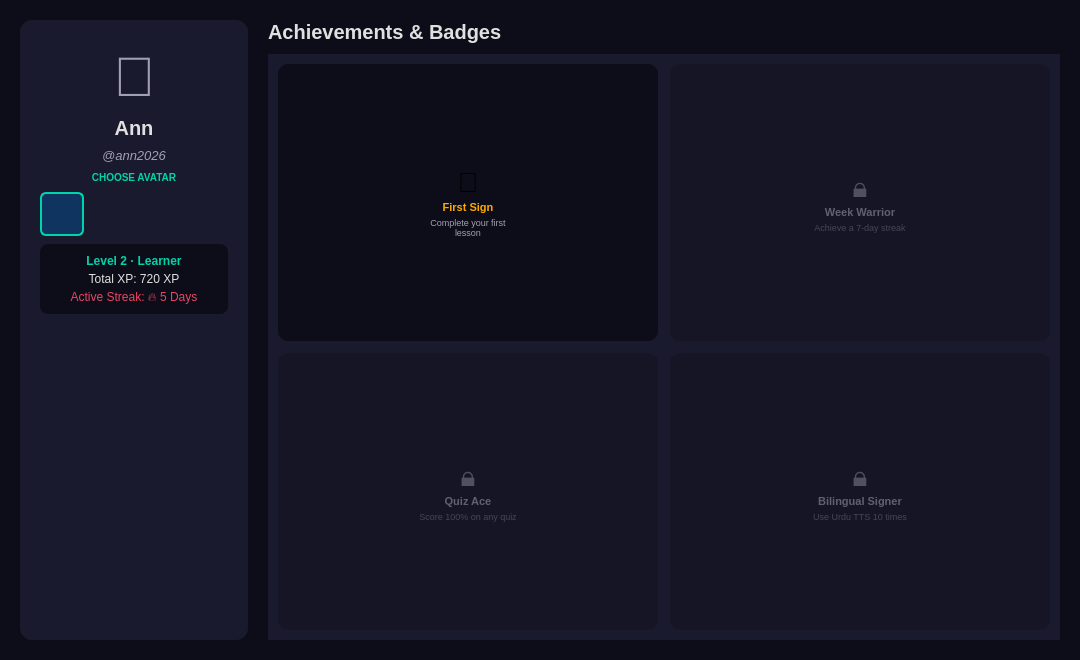
<?xml version='1.0' encoding='utf-8'?>
<ui version="4.0">
 <class>ProfileScreen</class>
 <widget class="QWidget" name="pageProfile">
  <property name="geometry">
   <rect>
    <x>0</x>
    <y>0</y>
    <width>1080</width>
    <height>660</height>
   </rect>
  </property>
  <property name="styleSheet">
   <string>QWidget { background-color: #0d0d1a; }</string>
  </property>
  <layout class="QHBoxLayout" name="profileMainLayout">
   <property name="leftMargin">
    <number>20</number>
   </property>
   <property name="topMargin">
    <number>20</number>
   </property>
   <property name="rightMargin">
    <number>20</number>
   </property>
   <property name="bottomMargin">
    <number>20</number>
   </property>
   <property name="spacing">
    <number>20</number>
   </property>
   <item>
    <widget class="QFrame" name="profileLeftPanel">
     <property name="maximumWidth">
      <number>280</number>
     </property>
     <property name="minimumWidth">
      <number>240</number>
     </property>
     <property name="styleSheet">
      <string>QFrame { background-color: #1a1a2e; border-radius: 12px; }</string>
     </property>
     <layout class="QVBoxLayout" name="profileLeftLayout">
      <property name="leftMargin">
       <number>20</number>
      </property>
      <property name="topMargin">
       <number>25</number>
      </property>
      <property name="rightMargin">
       <number>20</number>
      </property>
      <property name="bottomMargin">
       <number>20</number>
      </property>
      <property name="spacing">
       <number>8</number>
      </property>
      <property name="alignment">
       <set>Qt::AlignTop|Qt::AlignHCenter</set>
      </property>
      <item>
       <widget class="QLabel" name="profileAvatarLabel">
        <property name="text">
         <string>👤</string>
        </property>
        <property name="alignment">
         <set>Qt::AlignCenter</set>
        </property>
        <property name="styleSheet">
         <string>QLabel { color: #a0a0b0; font-size: 56px; background: transparent; }</string>
        </property>
       </widget>
      </item>
      <item>
       <widget class="QLabel" name="profileDisplayNameLabel">
        <property name="text">
         <string>Ann</string>
        </property>
        <property name="alignment">
         <set>Qt::AlignCenter</set>
        </property>
        <property name="styleSheet">
         <string>QLabel { color: #e0e0e0; font-size: 20px; font-weight: bold; background: transparent; }</string>
        </property>
       </widget>
      </item>
      <item>
       <widget class="QLabel" name="profileUsernameLabel">
        <property name="text">
         <string>@ann2026</string>
        </property>
        <property name="alignment">
         <set>Qt::AlignCenter</set>
        </property>
        <property name="styleSheet">
         <string>QLabel { color: #a0a0b0; font-size: 13px; font-style: italic; background: transparent; }</string>
        </property>
       </widget>
      </item>
      <item>
       <widget class="QLabel" name="profileChooseAvatarLabel">
        <property name="text">
         <string>CHOOSE AVATAR</string>
        </property>
        <property name="alignment">
         <set>Qt::AlignCenter</set>
        </property>
        <property name="styleSheet">
         <string>QLabel { color: #00d4aa; font-size: 10px; font-weight: bold; background: transparent; }</string>
        </property>
       </widget>
      </item>
      <item>
       <layout class="QHBoxLayout" name="profileAvatarSelectorRow">
        <property name="alignment">
         <set>Qt::AlignCenter</set>
        </property>
        <property name="spacing">
         <number>4</number>
        </property>
        <item>
         <widget class="QPushButton" name="profileAv1Btn">
          <property name="text">
           <string></string>
          </property>
          <property name="minimumSize">
           <size>
            <width>44</width>
            <height>44</height>
           </size>
          </property>
          <property name="maximumSize">
           <size>
            <width>44</width>
            <height>44</height>
           </size>
          </property>
          <property name="styleSheet">
           <string>QPushButton { background-color: #0f3460; border: 2px solid #00d4aa; border-radius: 6px; color: #e0e0e0; }</string>
          </property>
         </widget>
        </item>
        <item>
         <widget class="QPushButton" name="profileAv2Btn">
          <property name="text">
           <string></string>
          </property>
          <property name="minimumSize">
           <size>
            <width>44</width>
            <height>44</height>
           </size>
          </property>
          <property name="maximumSize">
           <size>
            <width>44</width>
            <height>44</height>
           </size>
          </property>
          <property name="styleSheet">
           <string>QPushButton { background-color: transparent; border: 2px solid transparent; border-radius: 6px; color: #e0e0e0; } QPushButton:hover { background-color: #0f3460; }</string>
          </property>
         </widget>
        </item>
        <item>
         <widget class="QPushButton" name="profileAv3Btn">
          <property name="text">
           <string></string>
          </property>
          <property name="minimumSize">
           <size>
            <width>44</width>
            <height>44</height>
           </size>
          </property>
          <property name="maximumSize">
           <size>
            <width>44</width>
            <height>44</height>
           </size>
          </property>
          <property name="styleSheet">
           <string>QPushButton { background-color: transparent; border: 2px solid transparent; border-radius: 6px; color: #e0e0e0; } QPushButton:hover { background-color: #0f3460; }</string>
          </property>
         </widget>
        </item>
        <item>
         <widget class="QPushButton" name="profileAv4Btn">
          <property name="text">
           <string></string>
          </property>
          <property name="minimumSize">
           <size>
            <width>44</width>
            <height>44</height>
           </size>
          </property>
          <property name="maximumSize">
           <size>
            <width>44</width>
            <height>44</height>
           </size>
          </property>
          <property name="styleSheet">
           <string>QPushButton { background-color: transparent; border: 2px solid transparent; border-radius: 6px; color: #e0e0e0; } QPushButton:hover { background-color: #0f3460; }</string>
          </property>
         </widget>
        </item>
       </layout>
      </item>
      <item>
       <widget class="QFrame" name="profileStatsBox">
        <property name="styleSheet">
         <string>QFrame { background-color: #0d0d1a; border-radius: 8px; }</string>
        </property>
        <layout class="QVBoxLayout">
         <property name="leftMargin">
          <number>15</number>
         </property>
         <property name="topMargin">
          <number>10</number>
         </property>
         <property name="rightMargin">
          <number>15</number>
         </property>
         <property name="bottomMargin">
          <number>10</number>
         </property>
         <property name="spacing">
          <number>4</number>
         </property>
         <item>
          <widget class="QLabel" name="profileLevelLabel">
           <property name="text">
            <string>Level 2 · Learner</string>
           </property>
           <property name="alignment">
            <set>Qt::AlignCenter</set>
           </property>
           <property name="styleSheet">
            <string>QLabel { color: #00d4aa; font-size: 12px; font-weight: bold; background: transparent; }</string>
           </property>
          </widget>
         </item>
         <item>
          <widget class="QLabel" name="profileXpLabel">
           <property name="text">
            <string>Total XP: 720 XP</string>
           </property>
           <property name="alignment">
            <set>Qt::AlignCenter</set>
           </property>
           <property name="styleSheet">
            <string>QLabel { color: #e0e0e0; font-size: 12px; background: transparent; }</string>
           </property>
          </widget>
         </item>
         <item>
          <widget class="QLabel" name="profileStreakLabel">
           <property name="text">
            <string>Active Streak: 🔥 5 Days</string>
           </property>
           <property name="alignment">
            <set>Qt::AlignCenter</set>
           </property>
           <property name="styleSheet">
            <string>QLabel { color: #e94560; font-size: 12px; background: transparent; }</string>
           </property>
          </widget>
         </item>
        </layout>
       </widget>
      </item>
      <item>
       <spacer>
        <property name="orientation">
         <enum>Qt::Vertical</enum>
        </property>
        <property name="sizeHint" stdset="0">
         <size>
          <width>20</width>
          <height>20</height>
         </size>
        </property>
       </spacer>
      </item>
     </layout>
    </widget>
   </item>
   <item>
    <layout class="QVBoxLayout" name="profileRightLayout">
     <property name="spacing">
      <number>10</number>
     </property>
     <item>
      <widget class="QLabel" name="profileBadgesTitleLabel">
       <property name="text">
        <string>Achievements &amp; Badges</string>
       </property>
       <property name="styleSheet">
        <string>QLabel { color: #e0e0e0; font-size: 20px; font-weight: bold; }</string>
       </property>
      </widget>
     </item>
     <item>
      <widget class="QScrollArea" name="profileBadgesScrollArea">
       <property name="widgetResizable">
        <bool>true</bool>
       </property>
       <property name="styleSheet">
        <string>QScrollArea { background-color: #1a1a2e; border-radius: 12px; border: none; } QScrollBar:vertical { background: #0d0d1a; width: 8px; border-radius: 4px; } QScrollBar::handle:vertical { background: #0f3460; border-radius: 4px; }</string>
       </property>
       <widget class="QWidget" name="profileBadgesContents">
        <property name="styleSheet">
         <string>QWidget { background-color: #1a1a2e; }</string>
        </property>
        <layout class="QGridLayout" name="profileBadgesGrid">
         <property name="leftMargin">
          <number>10</number>
         </property>
         <property name="topMargin">
          <number>10</number>
         </property>
         <property name="rightMargin">
          <number>10</number>
         </property>
         <property name="bottomMargin">
          <number>10</number>
         </property>
         <property name="spacing">
          <number>12</number>
         </property>
         <item row="0" column="0">
          <widget class="QFrame" name="profileBadgeCard1">
           <property name="minimumHeight">
            <number>130</number>
           </property>
           <property name="maximumHeight">
            <number>130</number>
           </property>
           <property name="styleSheet">
            <string>QFrame { background-color: #0d0d1a; border-radius: 10px; }</string>
           </property>
           <layout class="QVBoxLayout">
            <property name="alignment">
             <set>Qt::AlignCenter</set>
            </property>
            <property name="spacing">
             <number>3</number>
            </property>
            <property name="leftMargin">
             <number>8</number>
            </property>
            <property name="topMargin">
             <number>8</number>
            </property>
            <property name="rightMargin">
             <number>8</number>
            </property>
            <property name="bottomMargin">
             <number>8</number>
            </property>
            <item>
             <widget class="QLabel" name="profileBadge1Icon">
              <property name="text">
               <string>👋</string>
              </property>
              <property name="alignment">
               <set>Qt::AlignCenter</set>
              </property>
              <property name="styleSheet">
               <string>QLabel { font-size: 28px; background: transparent; }</string>
              </property>
             </widget>
            </item>
            <item>
             <widget class="QLabel" name="profileBadge1Name">
              <property name="text">
               <string>First Sign</string>
              </property>
              <property name="alignment">
               <set>Qt::AlignCenter</set>
              </property>
              <property name="styleSheet">
               <string>QLabel { color: #ffaa00; font-size: 11px; font-weight: bold; background: transparent; }</string>
              </property>
             </widget>
            </item>
            <item>
             <widget class="QLabel" name="profileBadge1Desc">
              <property name="text">
               <string>Complete your first lesson</string>
              </property>
              <property name="alignment">
               <set>Qt::AlignCenter</set>
              </property>
              <property name="wordWrap">
               <bool>true</bool>
              </property>
              <property name="styleSheet">
               <string>QLabel { color: #a0a0b0; font-size: 9px; background: transparent; }</string>
              </property>
             </widget>
            </item>
           </layout>
          </widget>
         </item>
         <item row="0" column="1">
          <widget class="QFrame" name="profileBadgeCard2">
           <property name="minimumHeight">
            <number>130</number>
           </property>
           <property name="maximumHeight">
            <number>130</number>
           </property>
           <property name="styleSheet">
            <string>QFrame { background-color: #151525; border-radius: 10px; }</string>
           </property>
           <layout class="QVBoxLayout">
            <property name="alignment">
             <set>Qt::AlignCenter</set>
            </property>
            <property name="spacing">
             <number>3</number>
            </property>
            <property name="leftMargin">
             <number>8</number>
            </property>
            <property name="topMargin">
             <number>8</number>
            </property>
            <property name="rightMargin">
             <number>8</number>
            </property>
            <property name="bottomMargin">
             <number>8</number>
            </property>
            <item>
             <widget class="QLabel" name="profileBadge2Icon">
              <property name="text">
               <string>🔒</string>
              </property>
              <property name="alignment">
               <set>Qt::AlignCenter</set>
              </property>
              <property name="styleSheet">
               <string>QLabel { font-size: 28px; color: #505060; background: transparent; }</string>
              </property>
             </widget>
            </item>
            <item>
             <widget class="QLabel" name="profileBadge2Name">
              <property name="text">
               <string>Week Warrior</string>
              </property>
              <property name="alignment">
               <set>Qt::AlignCenter</set>
              </property>
              <property name="styleSheet">
               <string>QLabel { color: #606070; font-size: 11px; font-weight: bold; background: transparent; }</string>
              </property>
             </widget>
            </item>
            <item>
             <widget class="QLabel" name="profileBadge2Desc">
              <property name="text">
               <string>Achieve a 7-day streak</string>
              </property>
              <property name="alignment">
               <set>Qt::AlignCenter</set>
              </property>
              <property name="wordWrap">
               <bool>true</bool>
              </property>
              <property name="styleSheet">
               <string>QLabel { color: #454555; font-size: 9px; background: transparent; }</string>
              </property>
             </widget>
            </item>
           </layout>
          </widget>
         </item>
         <item row="1" column="0">
          <widget class="QFrame" name="profileBadgeCard3">
           <property name="minimumHeight">
            <number>130</number>
           </property>
           <property name="maximumHeight">
            <number>130</number>
           </property>
           <property name="styleSheet">
            <string>QFrame { background-color: #151525; border-radius: 10px; }</string>
           </property>
           <layout class="QVBoxLayout">
            <property name="alignment">
             <set>Qt::AlignCenter</set>
            </property>
            <property name="spacing">
             <number>3</number>
            </property>
            <property name="leftMargin">
             <number>8</number>
            </property>
            <property name="topMargin">
             <number>8</number>
            </property>
            <property name="rightMargin">
             <number>8</number>
            </property>
            <property name="bottomMargin">
             <number>8</number>
            </property>
            <item>
             <widget class="QLabel" name="profileBadge3Icon">
              <property name="text">
               <string>🔒</string>
              </property>
              <property name="alignment">
               <set>Qt::AlignCenter</set>
              </property>
              <property name="styleSheet">
               <string>QLabel { font-size: 28px; color: #505060; background: transparent; }</string>
              </property>
             </widget>
            </item>
            <item>
             <widget class="QLabel" name="profileBadge3Name">
              <property name="text">
               <string>Quiz Ace</string>
              </property>
              <property name="alignment">
               <set>Qt::AlignCenter</set>
              </property>
              <property name="styleSheet">
               <string>QLabel { color: #606070; font-size: 11px; font-weight: bold; background: transparent; }</string>
              </property>
             </widget>
            </item>
            <item>
             <widget class="QLabel" name="profileBadge3Desc">
              <property name="text">
               <string>Score 100% on any quiz</string>
              </property>
              <property name="alignment">
               <set>Qt::AlignCenter</set>
              </property>
              <property name="wordWrap">
               <bool>true</bool>
              </property>
              <property name="styleSheet">
               <string>QLabel { color: #454555; font-size: 9px; background: transparent; }</string>
              </property>
             </widget>
            </item>
           </layout>
          </widget>
         </item>
         <item row="1" column="1">
          <widget class="QFrame" name="profileBadgeCard4">
           <property name="minimumHeight">
            <number>130</number>
           </property>
           <property name="maximumHeight">
            <number>130</number>
           </property>
           <property name="styleSheet">
            <string>QFrame { background-color: #151525; border-radius: 10px; }</string>
           </property>
           <layout class="QVBoxLayout">
            <property name="alignment">
             <set>Qt::AlignCenter</set>
            </property>
            <property name="spacing">
             <number>3</number>
            </property>
            <property name="leftMargin">
             <number>8</number>
            </property>
            <property name="topMargin">
             <number>8</number>
            </property>
            <property name="rightMargin">
             <number>8</number>
            </property>
            <property name="bottomMargin">
             <number>8</number>
            </property>
            <item>
             <widget class="QLabel" name="profileBadge4Icon">
              <property name="text">
               <string>🔒</string>
              </property>
              <property name="alignment">
               <set>Qt::AlignCenter</set>
              </property>
              <property name="styleSheet">
               <string>QLabel { font-size: 28px; color: #505060; background: transparent; }</string>
              </property>
             </widget>
            </item>
            <item>
             <widget class="QLabel" name="profileBadge4Name">
              <property name="text">
               <string>Bilingual Signer</string>
              </property>
              <property name="alignment">
               <set>Qt::AlignCenter</set>
              </property>
              <property name="styleSheet">
               <string>QLabel { color: #606070; font-size: 11px; font-weight: bold; background: transparent; }</string>
              </property>
             </widget>
            </item>
            <item>
             <widget class="QLabel" name="profileBadge4Desc">
              <property name="text">
               <string>Use Urdu TTS 10 times</string>
              </property>
              <property name="alignment">
               <set>Qt::AlignCenter</set>
              </property>
              <property name="wordWrap">
               <bool>true</bool>
              </property>
              <property name="styleSheet">
               <string>QLabel { color: #454555; font-size: 9px; background: transparent; }</string>
              </property>
             </widget>
            </item>
           </layout>
          </widget>
         </item>
        </layout>
       </widget>
      </widget>
     </item>
    </layout>
   </item>
  </layout>
 </widget>
 <resources />
 <connections />
</ui>
